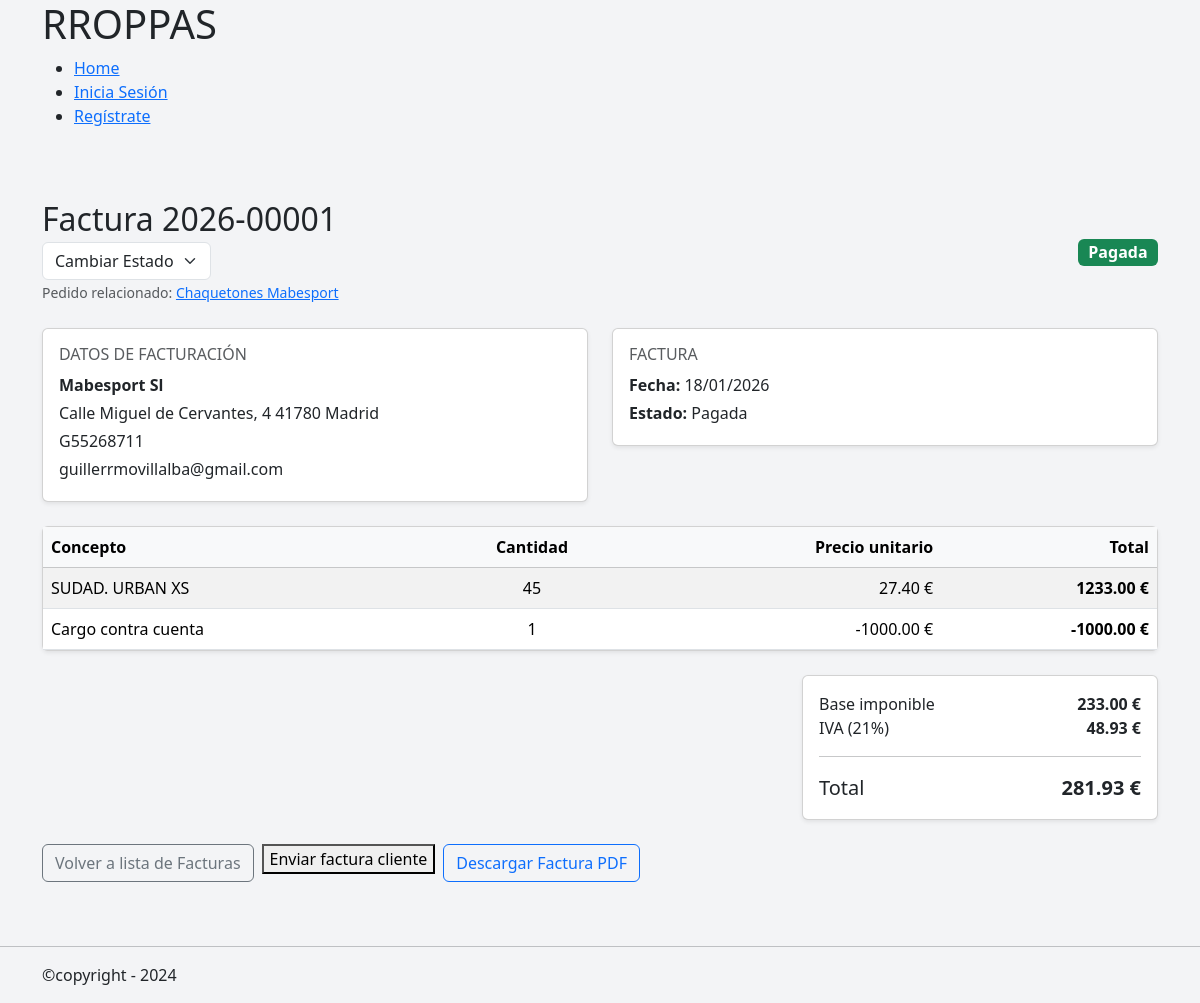
The app's page /invoices/detail/12 with its own data.
### invoices/models.py (models this page shows, shortened)
class Invoices(models.Model):
    class InvoiceStatus(models.TextChoices):
        DRAFT = 'DRAFT', 'Borrador'
        ISSUED = 'ISSUED', 'Emitida'
        PAID = 'PAID', 'Pagada'
        CANCELLED = 'CANCELLED', 'Cancelada'
    order = models.ForeignKey(
        Order,
        on_delete=models.PROTECT,
        related_name= 'invoices'
    )
    client_name = models.CharField(max_length=150)
    cifnif = models.CharField(max_length=20)
    client_adress = models.CharField(max_length=150)
    billing_email = models.EmailField(blank=True)
    invoice_number = models.CharField(
        max_length=30,
        unique=True,
    )
    issue_date = models.DateField()
    due_date = models.DateField(
        null=True,
        blank=True,
    )
    sent_at = models.DateTimeField(
        null=True,
        blank=True,
    )
    status = models.CharField(
        verbose_name='Estado',
        choices=InvoiceStatus.choices,
        default=InvoiceStatus.DRAFT,
    )
    created_at = models.DateTimeField(
        auto_now_add=True
    )
    def base_amount(self):
        return sum(
            item.unit_price * item.quantity
            for item in self.items.all()
        )
    def vat_amount(self):
        return (self.base_amount() * Decimal(0.21)).quantize(
            Decimal("0.01"),
            rounding=ROUND_HALF_UP
        )
    def total_with_vat(self):
        return(self.base_amount() + self.vat_amount())

class InvoiceItem(models.Model):
    invoice = models.ForeignKey(
        Invoices,
        on_delete=models.CASCADE,
        related_name='items'
    )
    description = models.CharField(
        help_text='Concepto facturado',
        max_length=255,
        blank=True,
        null=True,
    )
    quantity = models.PositiveIntegerField(
        blank=True,
        null=True,
    )
    unit_price= models.DecimalField(
        max_digits=10,
        decimal_places=2,
        help_text='Precio unitario sin IVA',
        blank=True,
        null=True,
    )
    def total(self):
        return self.quantity * self.unit_price

### orders/models.py (models this page shows, shortened)
class Order(models.Model):
    class OrderStatus(models.TextChoices):
        RECEIVED = "RECEIVED", "Recibido"
        PENDING_DESIGN = "PENDING_DESIGN", "Pendiente de diseño"
        DESIGN_READY = "DESIGN_READY", "Diseño confirmado"
        IN_PRODUCTION = "IN_PRODUCTION", "En producción"
        COMPLETED = "COMPLETED", "Completado"
        DELIVERED = "DELIVERED", "Entregado"
        CANCELLED = "CANCELLED", "Cancelado"
    class OrderType(models.TextChoices):
        LARGE = 'LARGE', 'Encargo Importante'
        SMALL = 'SMALL', 'Encargo de Mostrador'
    client = models.ForeignKey(
        Client,
        on_delete=models.PROTECT,
        related_name='orders',
    )
    title = models.CharField(
        max_length=50,
        help_text='Descripcion corta del Pedido',
        verbose_name='Nombre del encargo',
    )
    status = models.CharField(
        verbose_name='Estado',
        choices=OrderStatus,
        default=OrderStatus.PENDING_DESIGN,
    )
    order_type =models.CharField(
        verbose_name='Tipo de pedido',
        choices=OrderType,
    )
    notes = models.TextField(blank=True, null=True)
    delivery_date = models.DateField(blank=True, null=True)
    created_at = models.DateTimeField(auto_now_add=True)
    updated_at = models.DateTimeField(auto_now=True)
    sent_at = models.DateField(blank=True, null=True)

### invoices/views.py (the view)
# urls.py: path('detail/<pk>', InvoiceDetailView.as_view(), name='invoice_detail'),
class InvoiceDetailView(DetailView):
    model = Invoices
    template_name = 'invoices/invoice_detail.html'

### mini_erp/templates/invoices/invoice_detail.html (shortened to what this page needs)
{% extends "general/layout.html" %}
{% block contenido %}
{% load static %}
<link rel="stylesheet" href="https://cdnjs.cloudflare.com/ajax/libs/font-awesome/5.12.1/css/all.min.css" />
<link rel="stylesheet" href="{% static 'orders/css/orders.css' %}">
<div class="container my-4">
    <div class="d-flex justify-content-between align-items-center mb-4">
        <div>
            <h2 class="mb-1">
                Factura {{ object.invoice_number }}
            </h2>
            <span>
                <form method="post" action="{% url 'invoices:invoice_change_status' object.pk %}">
                    <select name="status" class="form-select w-auto" onchange="this.form.submit()">
                        <option disabled selected>Cambiar Estado</option>
                    </select>
                </form>
            </span>
            <small class="text-muted">
                Pedido relacionado:
                <a href="{% url 'orders:order_detail' object.order.pk %}">
                    {{ object.order.title }}
                </a>
            </small>
        </div>
        <div>
            <span class='badge fs-6
                {% if object.status == "DRAFT" %} bg-secondary
                {% elif object.status == "ISSUED" %} bg-primary
                {% elif object.status == "PAID" %} bg-success
                {% elif object.status == "CANCELLED" %} bg-danger
                {% endif %}
                '>
                {{ object.get_status_display }}
            </span>
        </div>
    </div>
    <div class="row mb-4">
        <div class="col-md-6">
            <div class="card shadow-sm">
                <div class="card-body">
                    <h6 class="text-uppercase text-muted">Datos de facturación</h6>
                    <p class="mb-1"><strong>{{ object.client_name }}</strong></p>
                    <p class="mb-1">{{ object.client_adress }}</p>
                    <p class="mb-1">{{ object.cifnif }}</p>
                    <p class="mb-1">{{ object.billing_email }}</p>
                </div>
            </div>
        </div>
        <div class="col-md-6">
            <div class="card shadow-sm">
                <div class="card-body">
                    <h6 class="text-uppercase text-muted">Factura</h6>
                    <p class="mb-1">
                        <strong>Fecha:</strong> {{ object.issue_date|date:"d/m/Y" }}
                    </p>
                    <p class="mb-1">
                        <strong>Estado:</strong> {{ object.get_status_display }}
                    </p>
                </div>
            </div>
        </div>
    </div>
    <div class="card shadow-sm mb-4">
        <div class="card-body p-0">
            <table class="table table-striped mb-0">
                <thead class="table-light">
                    <tr>
                        <th>Concepto</th>
                        <th class="text-center">Cantidad</th>
                        <th class="text-end">Precio unitario</th>
                        <th class="text-end">Total</th>
                    </tr>
                </thead>
                <tbody>
                    {% for item in object.items.all %}
                        <tr>
                            <td>{{ item.description }}</td>
                            <td class="text-center">{{ item.quantity }}</td>
                            <td class="text-end">{{ item.unit_price }} €</td>
                            <td class="text-end fw-bold">
                                {{ item.total }} €
                            </td>
                        </tr>
                    {% empty %}
                        <tr>
                            <td colspan="4" class="text-center text-muted py-4">
                                No hay líneas de factura todavía
                            </td>
                        </tr>
                    {% endfor %}
                </tbody>
            </table>
        </div>
    </div>
    <div class="row justify-content-end mb-4">
        <div class="col-md-4">
            <div class="card shadow-sm">
                <div class="card-body">
                    <div class="d-flex justify-content-between">
                        <span>Base imponible</span>
                        <strong>{{ object.base_amount }} €</strong>
                    </div>
                    <div class="d-flex justify-content-between">
                        <span>IVA (21%)</span>
                        <strong>{{ object.vat_amount }} €</strong>
                    </div>
                    <hr>
                    <div class="d-flex justify-content-between fs-5">
                        <span>Total</span>
                        <strong>{{ object.total_with_vat }} €</strong>
                    </div>
                </div>
            </div>
        </div>
    </div>
    <div class="d-flex gap-2">
        <a href="{% url 'invoices:invoice_list' %}" class="btn btn-outline-secondary">
            Volver a lista de Facturas
        </a>
        <form action="{% url 'invoices:invoice_send_email' object.pk %}" method="post">
            <button type="submit"> Enviar factura cliente</button>
        </form>
        <a href="{% url 'invoices:invoice_pdf_download' object.pk %}"
            class="btn btn-outline-primary"
            target="_blank"
        >
            Descargar Factura PDF
        </a>
    </div>
</div>
{% endblock %}

### mini_erp/static/orders/css/orders.css (style rules this page uses)
body { background-color: #f3f4f6; }

### records on screen
Invoices: invoice_number "2026-00001", order "Chaquetones Mabesport", status "Pagada", client_name "Mabesport Sl", client_adress "Calle Miguel de Cervantes, 4 41780 Madrid", cifnif "G55268711", billing_email "guillerrmovillalba@gmail.com", issue_date "18/01/2026", base_amount "233.00", vat_amount "48.93", total_with_vat "281.93"
InvoiceItem: description "SUDAD. URBAN XS", quantity "45", unit_price "27.40", total "1233.00"
InvoiceItem: description "Cargo contra cuenta", quantity "1", unit_price "-1000.00", total "-1000.00"
